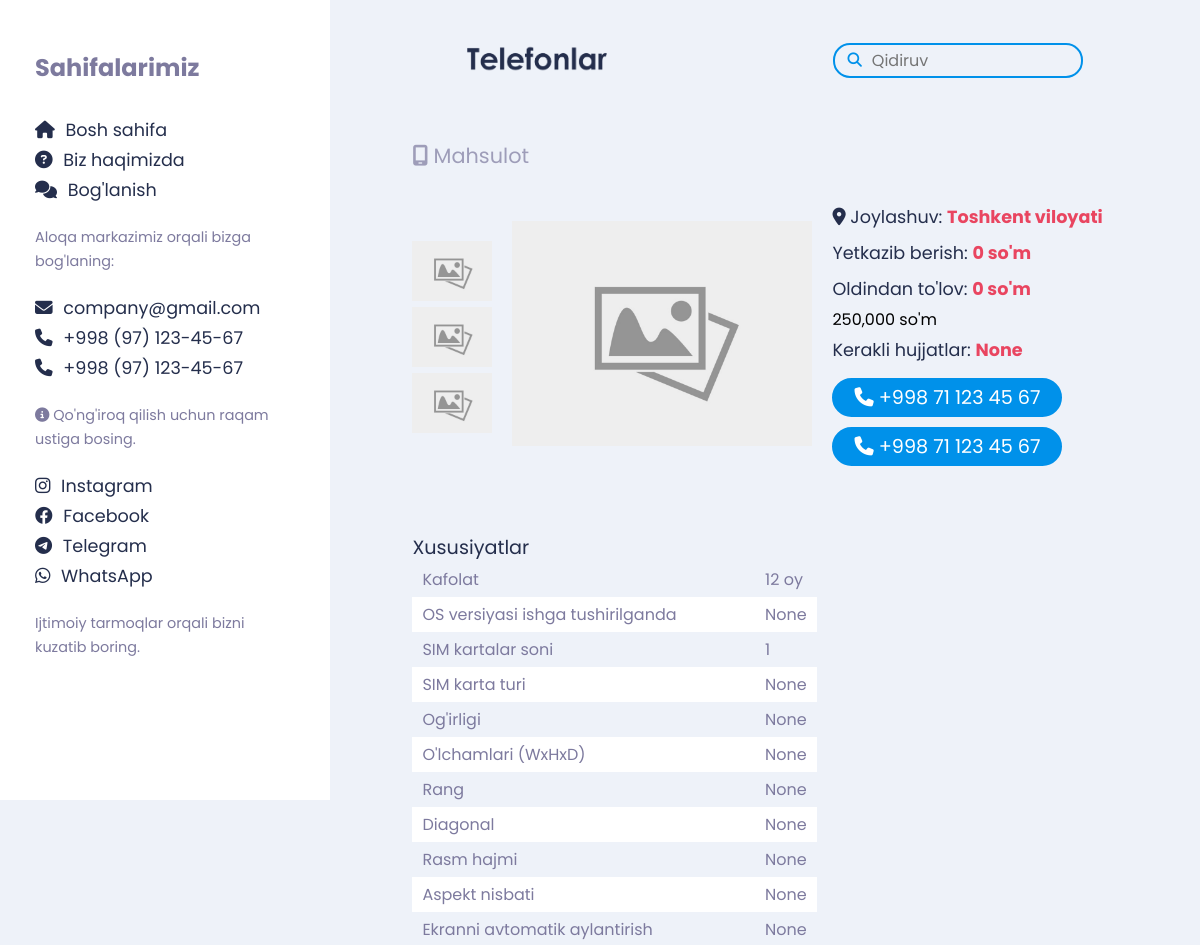
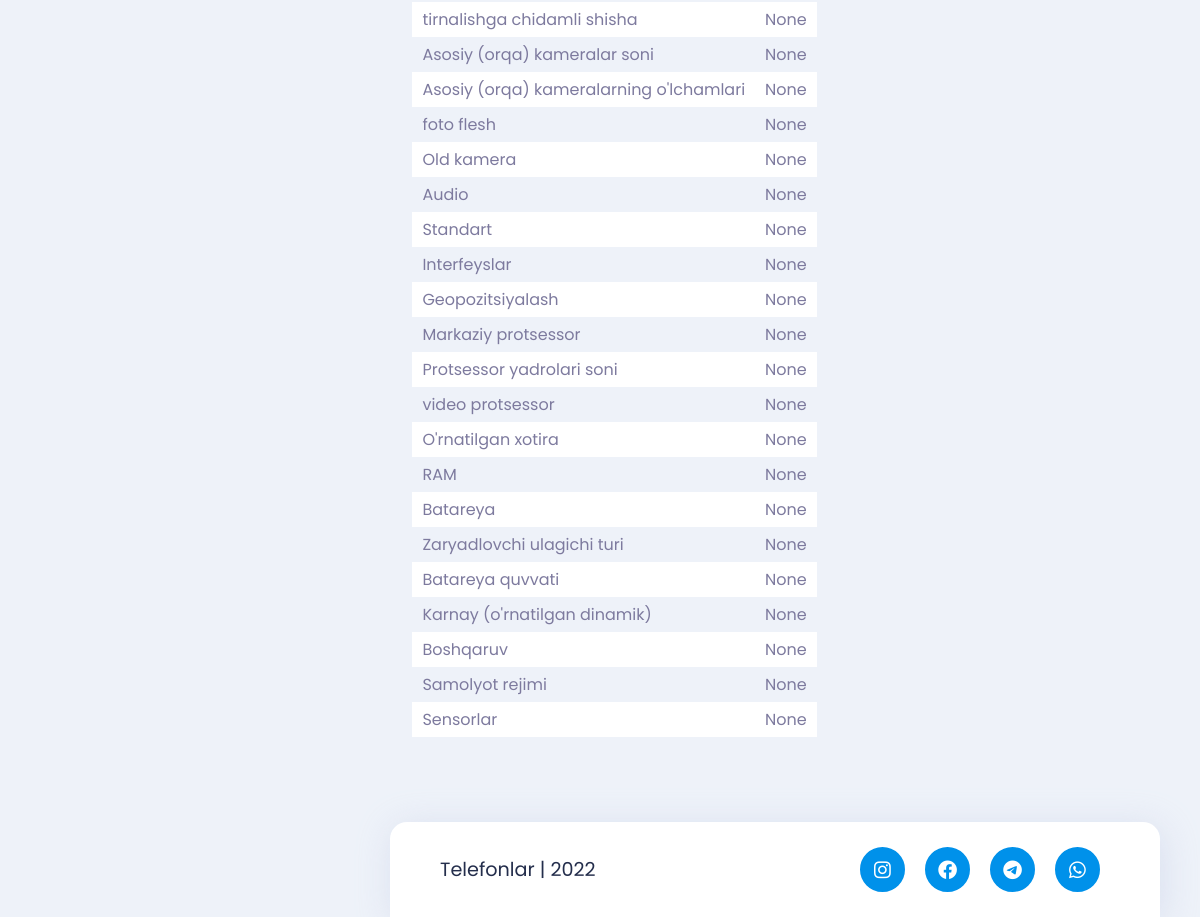
The page /product/2b7252a7-1649-41bf-bc76-4d02b465154c/ on the database its author committed (2 pictures, top to bottom).
### store/models.py (models this page shows, shortened)
class Product(models.Model):
    regions = [
        ('Toshkent', 'Toshkent'),
        ('Toshkent viloyati', 'Toshkent viloyati'),
        ('Samarkand', 'Samarkand'),
        ('Navoiy', 'Navoiy'),
        ('Andijon', 'Andijon'),
        ('Xorazm', 'Xorazm'),
        ('Buxoro', 'Buxoro'),
        ('Qoroqolg\'iston', 'Qoroqolg\'iston'),
        ('Farg\'ona', 'Farg\'ona'),
        ('Surxondaryo', 'Surxondaryo'),
        ('Sirdaryo', 'Sirdaryo'),
        ('Namangan', 'Namangan'),
        ('Jizzah', 'Jizzah'),
    ]
    Category = models.ForeignKey(Category, max_length=200, blank=True, null=True, on_delete=models.SET_NULL)
    Model = models.CharField(max_length=200, blank=True, null=True)
    Joylashuv = models.CharField(max_length=50, blank=True, null=True, choices=regions)
    Yetkazib_berish = models.IntegerField(default=000, blank=True, null=True)
    Oldindan_tulov = models.IntegerField(default=000, blank=True, null=True)
    General_image = models.ImageField(blank=True, null=True, default=DEFAULT)
    image1 = models.ImageField(blank=True, null=True, default=DEFAULT)
    image2 = models.ImageField(blank=True, null=True, default=DEFAULT)
    Narxi = models.IntegerField(default=000, blank=True, null=True)
    Chegirma_narxi_bilan = models.IntegerField(blank=True, null=True)
    Kredit = models.CharField(max_length=200, blank=True, null=True)
    Kerakli_hujjatlar = models.CharField(max_length=200, blank=True, null=True, default='Passport/ID Karta, Plastik Karta')
    Raqam1 = models.CharField(max_length=200, blank=True, null=True, default='+998 71 123 45 67')
    Raqam2 = models.CharField(max_length=200, blank=True, null=True, default='+998 71 123 45 67')
    Kafolat = models.CharField(max_length=70, null=True, blank=True, default='12 oy')
    OS_versiyasi_ishga_tushirilganda = models.CharField(max_length=100, null=True, blank=True)
    SIM_kartalar_soni = models.IntegerField(null=True, blank=True, default='1')
    SIM_karta_turi = models.CharField(max_length=100, null=True, blank=True)
    Ogirligi = models.CharField(max_length=100, null=True, blank=True)
    ulchamlari_WxHxD = models.CharField(max_length=100, null=True, blank=True)
    rang = models.CharField(max_length=100, null=True, blank=True)
    Diagonal = models.CharField(max_length=100, null=True, blank=True)
    rasm_hajmi = models.CharField(max_length=100, null=True, blank=True)
    Aspekt_nisbati = models.CharField(max_length=100, null=True, blank=True)
    Ekranni_avtomatik_aylantirish = models.CharField(max_length=100, null=True, blank=True)
    tirnalishga_chidamli_shisha = models.CharField(max_length=100, null=True, blank=True)
    Asosiy_kameralar_soni = models.CharField(max_length=100, null=True, blank=True)
    Asosiy_kameralarning_ulchamlari = models.CharField(max_length=100, null=True, blank=True)
    foto_flesh = models.CharField(max_length=100, null=True, blank=True)
    Old_kamera = models.CharField(max_length=100, null=True, blank=True)
    Audio = models.CharField(max_length=100, null=True, blank=True)
    Standart = models.CharField(max_length=100, null=True, blank=True)
    Interfeyslar = models.CharField(max_length=100, null=True, blank=True)
    Geopozitsiyalash = models.CharField(max_length=100, null=True, blank=True)
    Markaziy_protsessor = models.CharField(max_length=100, null=True, blank=True)
    Protsessor_yadrolari_soni = models.CharField(max_length=100, null=True, blank=True)
    video_protsessor = models.CharField(max_length=100, null=True, blank=True)
    Urnatilgan_xotira = models.CharField(max_length=100, null=True, blank=True)
    RAM = models.CharField(max_length=100, null=True, blank=True)
    Batareya = models.CharField(max_length=100, null=True, blank=True)
    Zaryadlovchi_ulagichi_turi = models.CharField(max_length=100, null=True, blank=True)
    Batareya_quvvati = models.CharField(max_length=100, null=True, blank=True)
    Karnay_urnatilgan_dinamik = models.CharField(max_length=100, null=True, blank=True)
    Boshqaruv = models.CharField(max_length=100, null=True, blank=True)
    Samolyot_rejimi = models.CharField(max_length=100, null=True, blank=True)
    Sensorlar = models.CharField(max_length=200, null=True, blank=True)
    id = models.UUIDField(default=uuid.uuid4, unique=True,
                          primary_key=True, editable=False)
    created = models.DateTimeField(auto_now_add=True, blank=True, null=True)

### store/views.py (the view)
# urls.py: path('product/<str:pk>/', product, name='product'),
def product(request, pk):
    productobj = Product.objects.get(id=pk)
    context = {'product': productobj}
    return render(request, 'product.html', context)

### templates/product.html (shortened to what this page needs)
<!DOCTYPE html>
{% load static %}
<html lang="en">
<head>
    <link rel="stylesheet" href="{% static 'css/main.css' %}">
    <link rel="stylesheet" href="{% static 'css/product.css' %}">
    <link rel="stylesheet" href="https://cdnjs.cloudflare.com/ajax/libs/font-awesome/6.1.2/css/all.min.css" />
</head>
<body>
    <header class="header" id="header">
        <ul class="header__cont">
            <li class="header__cont--logo" id="logo" title="telefonlar.com">
                <a href="{% url 'index' %}">
                    <img src="{% static 'images/logo.png' %}" alt="Logo" class="big">
                </a>
            </li>
            <ul class="header__cont--menu">
                <li class="header__cont--search" id="search">
                    <i class="fa-solid fa-search"></i>
                    <input type="search" placeholder="Qidiruv" id="searchBar">
                </li>
            </ul>
        </ul>
    </header>
    <div class="off-canvas" id="offCanvas">
        <div class="off-canvas__title">
            <h2>Sahifalarimiz</h2>
        </div>
        <div class="off-canvas__social">
            <a href="{% url 'index' %}">
                <i class="fa-solid fa-house"></i>
                Bosh sahifa
            </a>
            <a href="{% url 'about' %}">
                <i class="fa-solid fa-circle-question"></i>
                Biz haqimizda
            </a>
            <a href="{% url 'contact' %}">
                <i class="fa-solid fa-comments"></i>
                Bog'lanish
            </a>
        </div>
        <p class="off-canvas__info">
            Aloqa markazimiz orqali bizga bog'laning:
        </p>
        <div class="off-canvas__social">
            <a href="mailto:company@gmail.com" target="_blank">
                <i class="fa fa-envelope"></i>
                company@gmail.com
            </a>
            <a href="tel:+998971234567">
                <i class="fa fa-phone"></i>
                +998 (97) 123-45-67
            </a>
            <a href="tel:+998971234567">
                <i class="fa fa-phone"></i>
                +998 (97) 123-45-67
            </a>
        </div>
        <p class="off-canvas__info">
            <i class="fa-solid fa-circle-info"></i>
            Qo'ng'iroq qilish uchun raqam ustiga bosing.
        </p>
        <div class="off-canvas__social">
            <a href="https://instagram.com" target="_blank">
                <i class="fab fa-instagram"></i>
                Instagram
            </a>
            <a href="https://facebook.com" target="_blank">
                <i class="fab fa-facebook"></i>
                Facebook
            </a>
            <a href="https://telegram.me" target="_blank">
                <i class="fab fa-telegram"></i>
                Telegram
            </a>
            <a href="https://whatsapp.com" target="_blank">
                <i class="fab fa-whatsapp"></i>
                WhatsApp
            </a>
        </div>
        <p class="off-canvas__info">
            Ijtimoiy tarmoqlar orqali bizni kuzatib boring.
        </p>
    </div>
    <section class="main-section">
        <div class="main-section__title">
            <h2>
                <i class="fa-solid fa-mobile-screen"></i>
                Mahsulot
            </h2>
        </div>
        <div class="main-section__product">
            <div class="main-section__product--cont">
                <div class="pictures">
                    <div class="thumbs">
                        <img src="{{ product.General_image.url }}" alt="Product Images" onclick="changePhoto(this)">
                        <img src="{{ product.image1.url }}" alt="Product Images" onclick="changePhoto(this)">
                        <img src="{{ product.image2.url }}" alt="Product Images" onclick="changePhoto(this)">
                    </div>
                    <div class="img">
                        <img src="{{ product.General_image.url }}" alt="Product Image" id="expandedImg">
                    </div>
                </div>
                <div class="info">
                    <p>
                        <i class="fa-solid fa-location-dot"></i>
                        Joylashuv:
                        <span>{{ product.Joylashuv }}</span>
                    </p>
                    <p>
                        Yetkazib berish:
                        <span>{{ product.Yetkazib_berish }} so'm</span>
                    </p>
                    <p>
                        Oldindan to'lov:
                        <span>{{ product.Oldindan_tulov }} so'm</span>
                    </p>
                    {% if product.Chegirma_narxi_bilan.as_integer_ratio %}
                    <p class="credit">
                        Kredit:
                         <span class="del">250,000 so'm</span>
                        <span>123,000 so'm x 12 oy</span>
                    </p>
                    {% else %}
                        <span class="del">250,000 so'm</span>
                    {% endif %}
                    <p>
                        Kerakli hujjatlar:
                        <span>{{ product.Kerakli_hujjatlar }}</span>
                    </p>
                    <p class="book">
                        <a href="tel:{{ product.Raqam1 }}" class="btn">
                            <i class="fa-solid fa-phone"></i>
                            {{ product.Raqam1 }}
                        </a>
                        <a href="tel:{{ product.Raqam2 }}" class="btn">
                            <i class="fa-solid fa-phone"></i>
                            {{ product.Raqam2 }}
                        </a>
                    </p>
                </div>
            </div>
            <div class="main-section__product--info">
                <h3>Xususiyatlar</h3>
                <table class="table">
                    <tr>
                        <td>Kafolat</td>
                        <td>{{ product.Kafolat }}</td>
                    </tr>
                    <tr>
                        <td>OS versiyasi ishga tushirilganda</td>
                        <td>{{ product.OS_versiyasi_ishga_tushirilganda }}</td>
                    </tr>
                    <tr>
                        <td>SIM kartalar soni</td>
                        <td>{{ product.SIM_kartalar_soni }}</td>
                    </tr>
                    <tr>
                        <td>SIM karta turi</td>
                        <td>{{ product.SIM_karta_turi }}</td>
                    </tr>
                    <tr>
                        <td>Og'irligi</td>
                        <td>{{ product.Ogirligi }}</td>
                    </tr>
                    <tr>
                        <td>O'lchamlari (WxHxD)</td>
                        <td>{{ product.ulchamlari_WxHxD }}</td>
                    </tr>
                    <tr>
                        <td>Rang</td>
                        <td>{{ product.rang }}</td>
                    </tr>
                    <tr>
                        <td>Diagonal</td>
                        <td>{{ product.Diagonal }}</td>
                    </tr>
                    <tr>
                        <td>Rasm hajmi</td>
                        <td>{{ product.rasm_hajmi }}</td>
                    </tr>
                    <tr>
                        <td>Aspekt nisbati</td>
                        <td>{{ product.Aspekt_nisbati }}</td>
                    </tr>
                    <tr>
                        <td>Ekranni avtomatik aylantirish</td>
                        <td>{{ product.Ekranni_avtomatik_aylantirish }}</td>
                    </tr>
                    <tr>
                        <td>tirnalishga chidamli shisha</td>
                        <td>{{ product.tirnalishga_chidamli_shisha }}</td>
                    </tr>
                    <tr>
                        <td>Asosiy (orqa) kameralar soni</td>
                        <td>{{ product.Asosiy_kameralar_soni }}</td>
                    </tr>
                    <tr>
                        <td>Asosiy (orqa) kameralarning o'lchamlari</td>
                        <td>{{ product.Asosiy_kameralarning_ulchamlari }}</td>
                    </tr>
                    <tr>
                        <td>foto flesh</td>
                        <td>{{ product.foto_flesh }}</td>
                    </tr>
                    <tr>
                        <td>Old kamera</td>
                        <td>{{ product.Old_kamera }}</td>
                    </tr>
                    <tr>
                        <td>Audio</td>
                        <td>{{ product.Audio }}</td>
                    </tr>
                    <tr>
                        <td>Standart</td>
                        <td>{{ product.Standart }}</td>
                    </tr>
                    <tr>
                        <td>Interfeyslar</td>
                        <td>{{ product.Interfeyslar }}</td>
                    </tr>
                    <tr>
                        <td>Geopozitsiyalash</td>
                        <td>{{ product.Geopozitsiyalash }}</td>
                    </tr>
                    <tr>
                        <td>Markaziy protsessor</td>
                        <td>{{ product.Markaziy_protsessor }}</td>
                    </tr>
                    <tr>
                        <td>Protsessor yadrolari soni</td>
                        <td>{{ product.Protsessor_yadrolari_soni }}</td>
                    </tr>
                    <tr>
                        <td>video protsessor</td>
                        <td>{{ product.video_protsessor }}</td>
                    </tr>
                    <tr>
                        <td>O'rnatilgan xotira</td>
                        <td>{{ product.Urnatilgan_xotira }}</td>
                    </tr>
                    <tr>
                        <td>RAM</td>
                        <td>{{ product.RAM }}</td>
                    </tr>
                    <tr>
                        <td>Batareya</td>
                        <td>{{ product.Batareya }}</td>
                    </tr>
                    <tr>
                        <td>Zaryadlovchi ulagichi turi</td>
                        <td>{{ product.Zaryadlovchi_ulagichi_turi }}</td>
                    </tr>
                    <tr>
                        <td>Batareya quvvati</td>
                        <td>{{ product.Batareya_quvvati }}</td>
                    </tr>
                    <tr>
                        <td>Karnay (o'rnatilgan dinamik)</td>
                        <td>{{ product.Karnay_urnatilgan_dinamik }}</td>
                    </tr>
                    <tr>
                        <td>Boshqaruv</td>
                        <td>{{ product.Boshqaruv }}</td>
                    </tr>
                    <tr>
                        <td>Samolyot rejimi</td>
                        <td>{{ product.Samolyot_rejimi }}</td>
                    </tr>
                    <tr>
                        <td>Sensorlar</td>
                        <td>{{ product.Sensorlar }}</td>
                    </tr>
                </table>
            </div>
        </div>
    </section>
    <footer class="footer">
        <div class="footer__info">
            <h3>Telefonlar | 2022</h3>
        </div>
        <div class="footer__social">
            <a href="https://instagram.com" target="_blank" class="btn">
                <i class="fab fa-instagram"></i>
            </a>
            <a href="https://facebook.com" target="_blank" class="btn">
                <i class="fab fa-facebook"></i>
            </a>
            <a href="https://telegram.me" target="_blank" class="btn">
                <i class="fab fa-telegram"></i>
            </a>
            <a href="https://whatsapp.com" target="_blank" class="btn">
                <i class="fab fa-whatsapp"></i>
            </a>
        </div>
    </footer>
</body>
</html>

### rows shown on the page
Product: General_image (picture), image1 (picture), image2 (picture), Joylashuv "Toshkent viloyati", Yetkazib_berish "0", Oldindan_tulov "0", Kerakli_hujjatlar "None", Raqam1 "+998 71 123 45 67", Raqam2 "+998 71 123 45 67", Kafolat "12 oy", OS_versiyasi_ishga_tushirilganda "None", SIM_kartalar_soni "1", SIM_karta_turi "None", Ogirligi "None", ulchamlari_WxHxD "None", rang "None", Diagonal "None", rasm_hajmi "None", Aspekt_nisbati "None", Ekranni_avtomatik_aylantirish "None", tirnalishga_chidamli_shisha "None", Asosiy_kameralar_soni "None", Asosiy_kameralarning_ulchamlari "None", foto_flesh "None", Old_kamera "None", Audio "None", Standart "None", Interfeyslar "None", Geopozitsiyalash "None", Markaziy_protsessor "None", Protsessor_yadrolari_soni "None", video_protsessor "None", Urnatilgan_xotira "None", RAM "None", Batareya "None", Zaryadlovchi_ulagichi_turi "None", Batareya_quvvati "None", Karnay_urnatilgan_dinamik "None", Boshqaruv "None", Samolyot_rejimi "None", Sensorlar "None"
